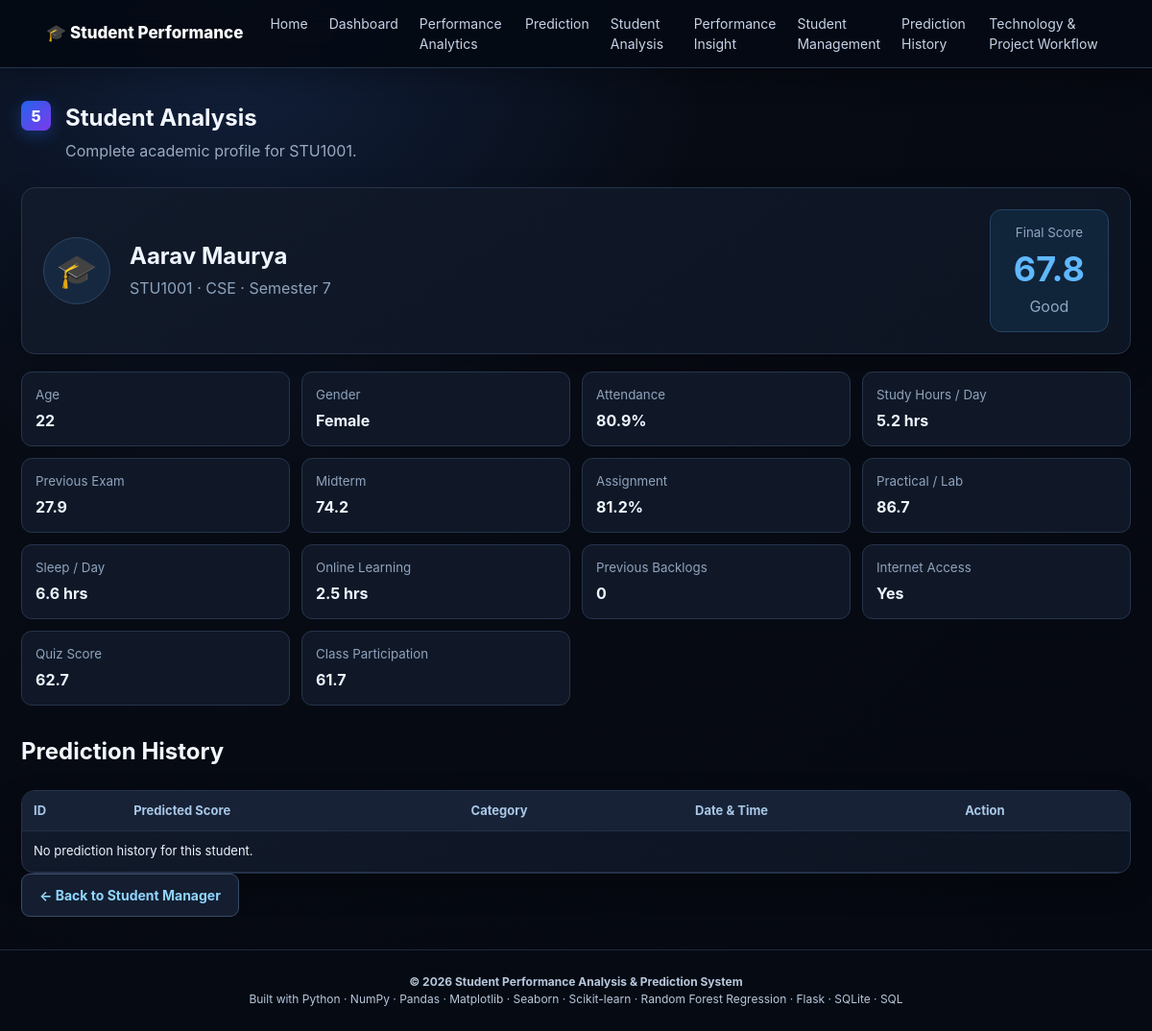
/student/STU1001, run on the app's committed database.
### tables this page shows
CREATE TABLE "students" (
"student_id" TEXT,
  "student_name" TEXT,
  "age" INTEGER,
  "gender" TEXT,
  "department" TEXT,
  "semester" INTEGER,
  "attendance_percentage" REAL,
  "study_hours_per_day" REAL,
  "previous_exam_score" REAL,
  "midterm_score" REAL,
  "assignment_percentage" REAL,
  "practical_lab_score" REAL,
  "sleep_hours_per_day" REAL,
  "online_learning_hours" REAL,
  "previous_backlogs" INTEGER,
  "internet_access" TEXT,
  "quiz_score" REAL,
  "class_participation_score" REAL,
  "final_score" REAL
);

### app/app.py (the view)
@app.route("/student/<student_id>")
def student(student_id):
    conn = get_db()
    row = conn.execute("SELECT * FROM students WHERE student_id = ?", (student_id,)).fetchone()
    history = conn.execute("SELECT * FROM prediction_history WHERE student_id = ? ORDER BY id DESC LIMIT 10", (student_id,)).fetchall()
    conn.close()
    if not row:
        flash("Student ID not found.", "warning")
        return redirect(url_for("index") + "#student-analysis")
    return render_template("student.html", student=row, history=history, category=category)

### app/app.py (called while the page is built)
def get_db():
    conn = sqlite3.connect(DB_PATH)
    conn.row_factory = sqlite3.Row
    return conn

def category(score):
    score = float(score)
    if score < 50:
        return "At Risk"
    if score < 60:
        return "Average"
    if score < 75:
        return "Good"
    return "Excellent"

### app/templates/student.html (shortened to what this page needs)
{% extends "base.html" %}
{% block content %}
<section class="page-wrap">
  <div class="page-title">
    <span class="section-number">5</span>
    <div>
      <h1>Student Analysis</h1>
      <p>
        Complete academic profile for {{ student.student_id }}.
      </p>
    </div>
  </div>
  <div class="profile-card">
    <div class="avatar">
      🎓
    </div>
    <div>
      <h2>{{ student.student_name }}</h2>
      <p>
        {{ student.student_id }}
        · {{ student.department }}
        · Semester {{ student.semester }}
      </p>
    </div>
    <div class="score-box">
      <small>Final Score</small>
      <strong>
        {{ student.final_score }}
      </strong>
      <span>
        {{ category(student.final_score) }}
      </span>
    </div>
  </div>
  <div class="detail-grid">
    {% for label,key,suffix in [
      ("Age","age",""),
      ("Gender","gender",""),
      ("Attendance","attendance_percentage","%"),
      ("Study Hours / Day","study_hours_per_day"," hrs"),
      ("Previous Exam","previous_exam_score",""),
      ("Midterm","midterm_score",""),
      ("Assignment","assignment_percentage","%"),
      ("Practical / Lab","practical_lab_score",""),
      ("Sleep / Day","sleep_hours_per_day"," hrs"),
      ("Online Learning","online_learning_hours"," hrs"),
      ("Previous Backlogs","previous_backlogs",""),
      ("Internet Access","internet_access",""),
      ("Quiz Score","quiz_score",""),
      ("Class Participation","class_participation_score","")
    ] %}
      <div class="detail">
        <small>
          {{ label }}
        </small>
        <strong>
          {{ student[key] }}{{ suffix }}
        </strong>
      </div>
  </div>
  <div class="section-head compact">
    <h2>
      Prediction History
    </h2>
  </div>
  <div class="table-card">
    <table>
      <thead>
        <tr>
          <th>ID</th>
          <th>Predicted Score</th>
          <th>Category</th>
          <th>Date & Time</th>
          <th>Action</th>
        </tr>
      </thead>
      <tbody>
        {% for h in history %}
        <tr>
          <td>
            {{ h.id }}
          </td>
          <td>
            <b>
              {{ h.predicted_score }}
            </b>
          </td>
          <td>
            <span class="badge">
              {{ h.performance_category }}
            </span>
          </td>
          <td>
            {{ h.created_at }}
          </td>
          <td class="action-buttons">
            <a
              href="{{ url_for('view_prediction', prediction_id=h.id) }}"
              class="btn-view">
              👁 View
            </a>
            <form
              method="POST"
              action="{{ url_for('delete_prediction', prediction_id=h.id) }}"
              style="display:inline;"
              onsubmit="return confirm('Are you sure you want to delete this prediction?');">
              <button
                type="submit"
                class="btn-delete">
                🗑 Delete
              </button>
            </form>
          </td>
        </tr>
        {% else %}
        <tr>
          <td colspan="5">
            No prediction history for this student.
          </td>
        </tr>
        {% endfor %}
      </tbody>
    </table>
  </div>
  <a
    class="btn secondary"
    href="{{ url_for('students') }}">
    ← Back to Student Manager
  </a>
</section>
{% endblock %}

### app/static/css/style.css (style rules this page uses)
:root { --bg:#070b14;--bg2:#0b1120;--panel:#111827;--panel2:#151f32;--panel3:#1b263a; --border:#26344b;--border2:#34445f;--text:#eef5ff;--muted:#9aabc2; --blue:#38bdf8;--blue2:#60a5fa;--purple:#a78bfa;--green:#34d399; --yellow:#fbbf24;--orange:#fb923c;--red:#fb7185;--pink:#f472b6;--teal:#2dd4bf; --shadow:0 12px 30px rgba(0,0,0,.28) }
* { box-sizing:border-box }
html { scroll-behavior:smooth }
body { margin:0; font-family:Inter,Segoe UI,Arial,sans-serif; background:radial-gradient(circle at 20% 0%,#12213d 0,#070b14 35%,#050810 100%); color:var(--text); line-height:1.5 }
a { color:var(--blue) }
.hero,.section,.page-wrap { max-width:1250px; margin:0 auto; padding:34px 22px }
.section-number { display:inline-flex; flex:none; width:31px; height:31px; border-radius:7px; background:linear-gradient(135deg,#2563eb,#7c3aed); color:#fff; align-items:center; justify-content:center; font-weight:800; box-shadow:0 5px 16px #2563eb55 }
.btn { display:inline-flex; align-items:center; justify-content:center; border:0; border-radius:9px; padding:11px 18px; text-decoration:none; font-weight:700; cursor:pointer; font-size:14px; transition:.2s }
.btn.secondary { background:#141e30; color:#8fd5ff; border:1px solid #3a4b68 }
.section-head,.page-title { display:flex; gap:15px; align-items:flex-start; margin-bottom:22px }
.section-head h2,.page-title h1 { margin:0; color:#f2f7ff }
.section-head p,.page-title p { margin:4px 0; color:var(--muted) }
.chart-card,.insight-card,.table-card,.profile-card,.result-card { background:linear-gradient(145deg,#111a2a,#0d1422); border:1px solid var(--border); border-radius:14px; box-shadow:var(--shadow) }
.table-card { overflow:auto }
.table-card table { width:100%; border-collapse:collapse; min-width:700px }
.table-card th,.table-card td { padding:11px 12px; border-bottom:1px solid #223047; text-align:left; font-size:13px; white-space:nowrap }
.table-card th { background:#172236; color:#a9c7e7 }
.page-wrap { min-height:75vh }
.profile-card { display:grid; grid-template-columns:auto 1fr auto; gap:20px; align-items:center; padding:22px; margin-bottom:18px }
.avatar { width:70px; height:70px; border-radius:50%; display:grid; place-items:center; background:#162840; font-size:34px; border:1px solid #2f4562 }
.profile-card h2 { margin:0 }
.profile-card p { margin:3px 0; color:#8ea3bc }
.score-box { text-align:center; background:#10243a; padding:14px 24px; border-radius:12px; border:1px solid #274463 }
.score-box small,.score-box span { display:block; color:#8fa8c2 }
.score-box strong { display:block; font-size:36px; color:#60b8ff }
.detail-grid { display:grid; grid-template-columns:repeat(4,1fr); gap:12px; margin-bottom:25px }
.detail { background:#101827; border:1px solid var(--border); padding:14px; border-radius:11px }
.detail small { display:block; color:#8fa3bd }
.detail strong { display:block; margin-top:4px }
.section-head.compact { margin-top:30px }

### data on the page
students: student_id "STU1001", student_name "Aarav Maurya", department "CSE", semester "7", final_score "67.8", final_score "Good", age "22" "Female" "80.9" "5.2" "27.9" "74.2" "81.2" "86.7" "6.6" "2.5" "0" "Yes" "62.7" "61.7"

### other printed values
{{ label }} "Age" "Gender" "Attendance" "Study Hours / Day" "Previous Exam" "Midterm" "Assignment" "Practical / Lab" "Sleep / Day" "Online Learning" "Previous Backlogs" "Internet Access" "Quiz Score" "Class Participation"
{{ suffix }} "%" "hrs" "%" "hrs" "hrs"
